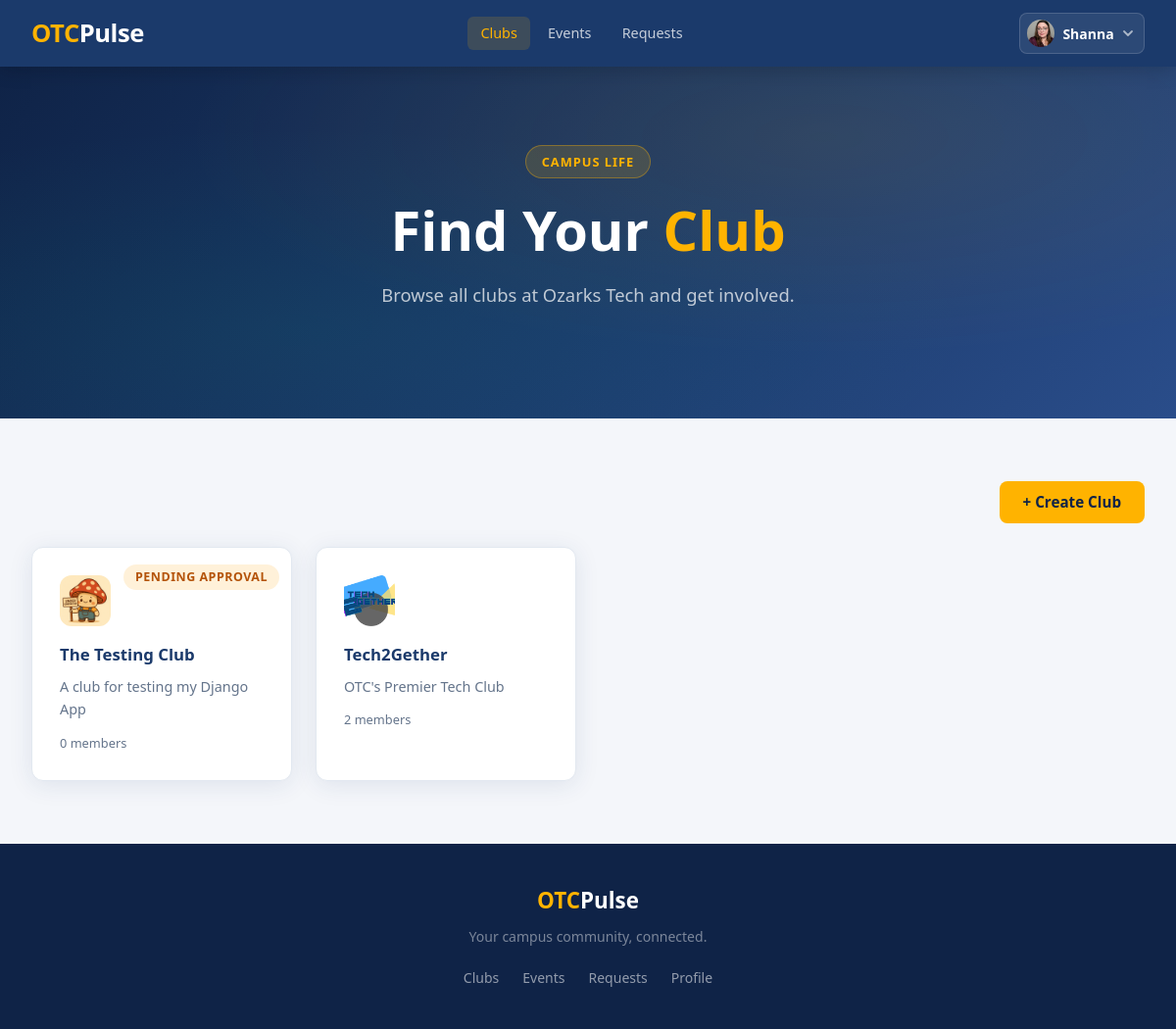
/clubs/ (signed in), run on an earlier commit of the app's database.
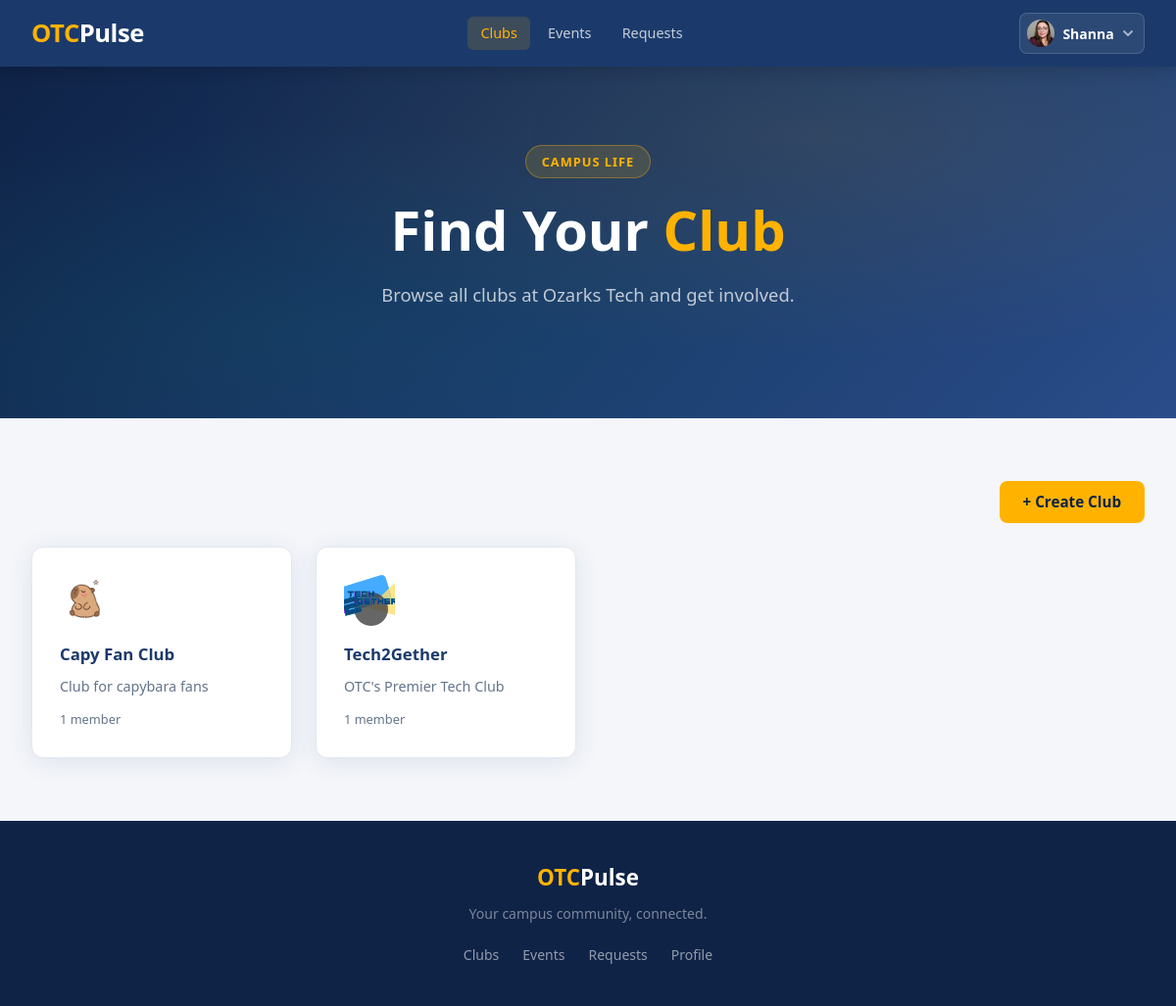
And on a later commit of the database.
### clubhouse/models.py (models this page shows, shortened)
class Club(models.Model):
    name = models.CharField(max_length=50)
    advisors = models.ManyToManyField(
        Profile,
        related_name='faculty_advisor',
        blank=True,
    )
    officers = models.ManyToManyField(
        Profile,
        related_name='club_officer',
        blank=True,
    )
    description = models.TextField()
    members = models.ManyToManyField(
        Profile,
        related_name ='club_member',
        blank=True,
    )
    slug = models.SlugField(max_length=60, unique=True, blank=True)
    emoji = models.CharField(max_length=10, blank=True, default='🏛️')
    image = models.ImageField(upload_to='club_images/', null=True, blank=True)
    officer_applicants = models.ManyToManyField(
        Profile,
        related_name='officer_applications',
        blank=True,
    )
    approved = models.BooleanField(default=False)
    denied = models.BooleanField(default=False)
    pending_advisor_name = models.CharField(max_length=100, blank=True, default='')
    pending_advisor_email = models.EmailField(blank=True, default='')

### clubhouse/views.py (the view)
# urls.py: path('', views.club_list, name='club_list'),
@login_required
def club_list(request):
    profile = request.user.profile
    is_admin = profile.role == profile.Role.ADMIN
    if is_admin:
        all_clubs = Club.objects.all().order_by('approved', 'denied', 'name')
    else:
        all_clubs = Club.objects.filter(approved=True, denied=False)
    paginator = Paginator(all_clubs, 6)
    page_number = request.GET.get('page', 1)
    try:
        clubs = paginator.page(page_number)
    except EmptyPage:
        clubs = paginator.page(paginator.num_pages)
    except PageNotAnInteger:
        clubs = paginator.page(1)
    return render(request, 'clubhouse/club_list.html', {
        'clubs': clubs,
        'is_admin': is_admin,
        'section': 'clubhouse',
    })

### clubhouse/templates/clubhouse/club_list.html (shortened to what this page needs)
{% extends 'base.html' %}
{% block content %}
<section class="hero hero-short">
    <div class="hero-inner">
        <span class="hero-badge">Campus Life</span>
        <h1>Find Your <span class="highlight">Club</span></h1>
        <p>Browse all clubs at Ozarks Tech and get involved.</p>
    </div>
</section>
<section class="section">
    <div class="section-inner">
        <div style="margin-bottom: 1.5rem; display: flex; justify-content: flex-end;">
            <a href="{% url 'clubhouse:club_create' %}" class="btn btn-primary">+ Create Club</a>
        </div>
        {% if clubs %}
            <div class="card-grid">
                {% for club in clubs %}
                    <a href="{% url 'clubhouse:club_detail' club.slug %}" class="card card-link" style="position: relative;">
                        {% if is_admin and club.denied %}
                            <span class="profile-role-badge" style="position: absolute; top: 0.75rem; right: 0.75rem; background: rgba(200,0,0,0.1); color: #b91c1c;">Denied</span>
                        {% elif is_admin and not club.approved %}
                            <span class="profile-role-badge" style="position: absolute; top: 0.75rem; right: 0.75rem; background: rgba(255,160,0,0.15); color: #b45309;">Pending Approval</span>
                        {% endif %}
                        {% if club.image %}
                            <img class="club-icon-img" src="{{ club.image.url }}" alt="{{ club.name }}">
                        {% else %}
                            <div class="card-icon icon-teal">{{ club.emoji|default:'🏛️' }}</div>
                        {% endif %}
                        <h3>{{ club.name }}</h3>
                        <p>{{ club.description|truncatewords:20 }}</p>
                        <div class="club-meta">
                            <span>{{ club.members.count }} member{{ club.members.count|pluralize }}</span>
                        </div>
                    </a>
                {% endfor %}
            </div>
        {% else %}
            <div class="empty-state">
                <div style="font-size: 3rem; margin-bottom: 1rem;">🏛️</div>
                <h3>No clubs yet</h3>
                <p>Check back soon — clubs are being added.</p>
            </div>
        {% endif %}
    </div>
</section>
{% endblock %}

What changed in the data, as far as the page shows it:
removed Club: denied "PENDING APPROVAL", image (picture), name "The Testing Club", description "A club for testing my Django App", members.count "0"
added Club: image (picture), name "Capy Fan Club", description "Club for capybara fans", members.count "1"
computed for Club "Tech2Gether": members.count "2" → "1"
